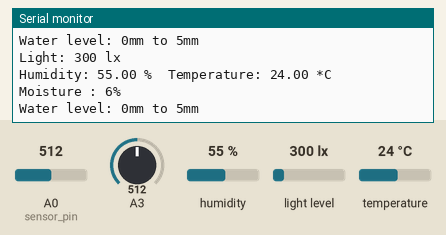
Simulated run of this sketch. Board: Arduino Uno, built with avr-gcc and run on an emulated ATmega328P. Parts: the last lines printed to the serial monitor. Inputs (shaded band) come from the test bench; at power-on: A3 = 512, humidity 55 %, light level 300 lx, A0 (sensor_pin) = 512, temperature 24 °C.

Above: at 4.8 s.
4.9 s: A3 set to 471
At 7.2 s:
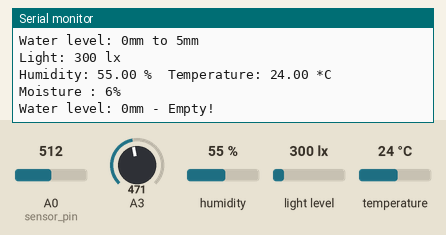
9.7 s: humidity set to 22 %
At 10.9 s:
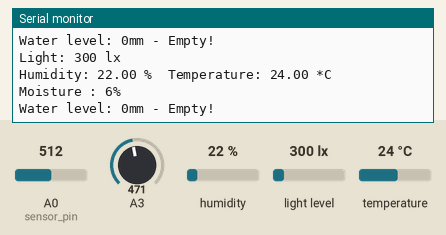
12.7 s: light level set to 40 lx
15.7 s: A0 (sensor_pin) set to 625
At 17.6 s:
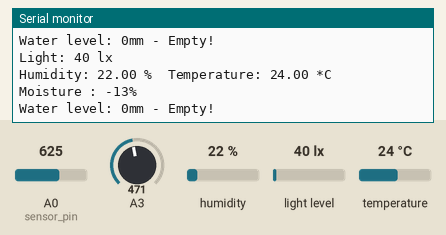
18.7 s: temperature set to 12 °C
At 21.4 s:
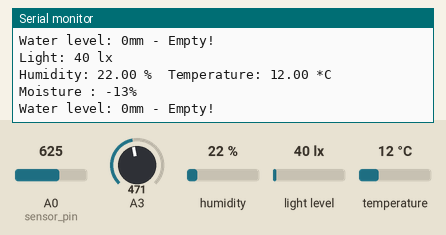
21.7 s: light level set to 500 lx
Timing chart, 0 to 24.7 s (numbered marks = the images above; inputs shaded):
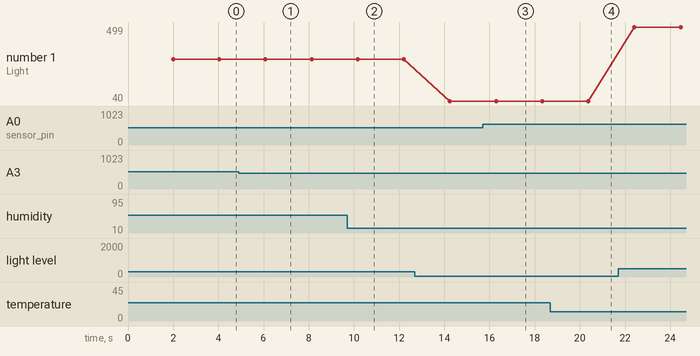

The sketch:

svi_senzori.ino
```cpp
/*

Example of BH1750 library usage.

This example initalises the BH1750 object using the default
high resolution mode and then makes a light level reading every second.
https://github.com/claws/BH1750 library za senzor
Connection:
 VCC-5v
 GND-GND
 SCL-SCL(analog pin 5)
 SDA-SDA(analog pin 4)
 ADD-NC or GND

*/

#include <Wire.h>
#include <BH1750.h>
#include "DHT.h"

#define DHTPIN 2     // Digitalni pin koji se koristi
#define DHTTYPE DHT22   // tip DHT-a DHT22

int maxHum = 60;
int maxTemp = 20;

const int read = A3; //Sensor A3 pin to Arduino pin A0
int value;          //Variable to store the incomming data

int sensor_pin = A0;
int output_value ;

DHT dht(DHTPIN, DHTTYPE);

BH1750 lightMeter;


void setup(){
  Serial.begin(9600);
  lightMeter.begin();
  Serial.println("Running...");
  dht.begin();
}


void loop() {
  // 2sek pauza
  delay(2000);
  uint16_t lux = lightMeter.readLightLevel();
  // citanje traje 250ms!
  float h = dht.readHumidity();
  // citanje temperature u C
  float t = dht.readTemperature();
  Serial.print("Light: ");
  Serial.print(lux);
  Serial.println(" lx");
  Serial.print("Humidity: ");
  Serial.print(h);
  Serial.print(" %\t");
  Serial.print("Temperature: ");
  Serial.print(t);
  Serial.println(" *C ");
  output_value= analogRead(sensor_pin);
  output_value = map(output_value,550,0,0,100);
  Serial.print("Moisture : ");
  Serial.print(output_value);
  Serial.println("%");
  value = analogRead(A3); //Read data from analog pin and store it to value variable
  if (value<=480){
    Serial.println("Water level: 0mm - Empty!");
  }
  else if (value>480 && value<=530){
    Serial.println("Water level: 0mm to 5mm");
  }
  else if (value>530 && value<=615){
    Serial.println("Water level: 5mm to 10mm");
  }
  else if (value>615 && value<=660){
    Serial.println("Water level: 10mm to 15mm");
  }
  else if (value>660 && value<=680){
    Serial.println("Water level: 15mm to 20mm");
  }
  else if (value>680 && value<=690){
    Serial.println("Water level: 20mm to 25mm");
  }
  else if (value>690 && value<=700){
    Serial.println("Water level: 25mm to 30mm");
  }
  else if (value>700 && value<=705){
    Serial.println("Water level: 30mm to 35mm");
  }
  else if (value>705){
    Serial.println("Water level: 35mm to 40mm");
  }
}
```

Measured:
- the behaviour switches between 481 and 480 on A3 (found by bisection; images 0 and 1)
- after the input at 4.9 s, the serial monitor: prints a new line after 1.3 s (image 1)
- after the input at 9.7 s, the serial monitor: prints a new line after 0.48 s (image 2)
- after the input at 15.7 s, the serial monitor: prints a new line after 0.65 s (image 3)
- after the input at 18.7 s, the serial monitor: prints a new line after 1.7 s (image 4)
- plotted number 1: 300 → 40 after the input at 12.7 s, 40 → 499 after the input at 21.7 s
